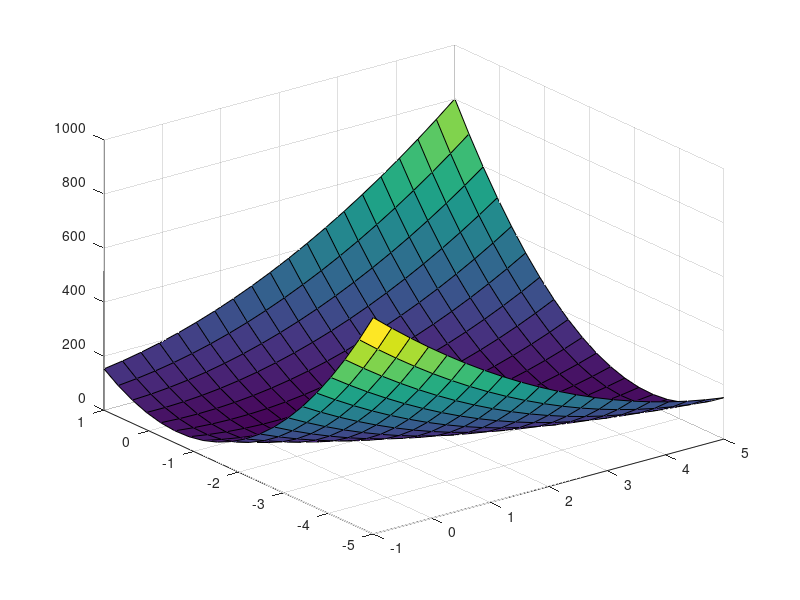
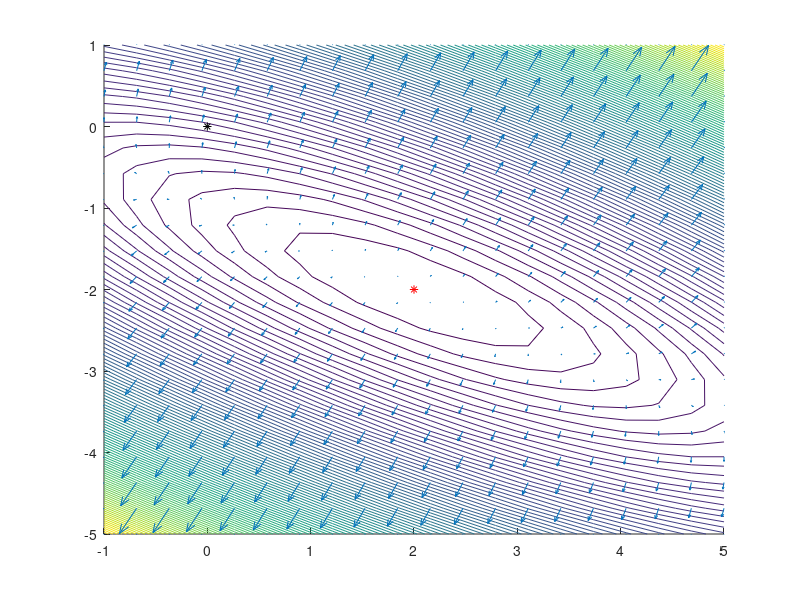

Write MATLAB code to recreate these figures, in order.
%% Script para maximo Descenso para resolver sistema de ecuaciones lineales

% matriz y parte derecha del sistema de ecuaciones lineales
A = [3 2;2 6];
b = [2;-8];

% se generara una malla de N^2 pares ordenados
% los valores de x e y son tales que la solucion exacta al sistema de
% ecuaciones pertenece al rectangulo generado por x e y
N = 20;
x = linspace(-1,5,N);
y = linspace(-5,1,N);
[X,Y] = meshgrid(x,y);

% evaluando funcion: f(x) = <Ax-b;Ax-b>
X = reshape(X,N^2,1);
Y = reshape(Y,N^2,1);
Z11 = A(1,1)*X + A(1,2)*Y - b(1);
Z12 = A(2,1)*X + A(2,2)*Y - b(2);
Z1 = Z11.^2 + Z12.^2;
Z1 = reshape(Z1,N,N);
X = reshape(X,N,N);
Y = reshape(Y,N,N);
% graficando funcion f 
figure(1)
surf(X,Y,Z1)
% graficando curvas de nivel de f y vector gradiente en distintos
% puntos del dominio de f
figure(2)
hold on
contour(x,y,Z1,100)
[u,v] = gradient(Z1);
quiver(x,y,2*u,2*v);
axis([-1 5 -5 1])

% solucion exacta al sistema de ecuaciones
% para comprobar que las iteraciones del metodo de maximo
% descenso se acercan a ella
sol = A\b;
% se muestra solucion exacta con un asterisco rojo
plot(sol,'r*')

% valor inicial para metodo de maximo descenso
x0 = [0;0];
% se muestra valor de f en x0 para comprobar que 
% en cada iteracion del metodo de maximo descenso
% este valor disminuye
disp(['iteracion 0'])
(norm(A*x0-b))^2

% mostrando aproximacion inicial como un asterisco rojo
plot(x0(1),x0(2),'k*')

% las aproximaciones sucesivas del metodo de maximo descenso
% se mostraran con los siguientes colores
colors = {'bs','gs','bo','go','bd','gd'};

% solo realizaremos 6 iteaciones del metodo de maximo descenso
% si quieren hacer mas de 6 iteraciones deben completar los
% colores con que se mostraran en colors
for i = 1 : 6
    % un paso de metodo de maximo descenso
    % calcular nuevo valor de x0
    % en cada paso mostrar en la figura 2:
    % 1. direccion de descenso (-gradiente en x0) desde x0
    % para mostrar esto basta hacer
    % quiver(x0(1),x0(2),direccion(1),direccion(2))
    % 2. nueva aproximacion x0
    % para hacer esto basta hacer plot(x0(1),x0(2),colors{i})
    display(['iteracion: ',num2str(i)]);
    (norm(A*x0-b))^2
end
